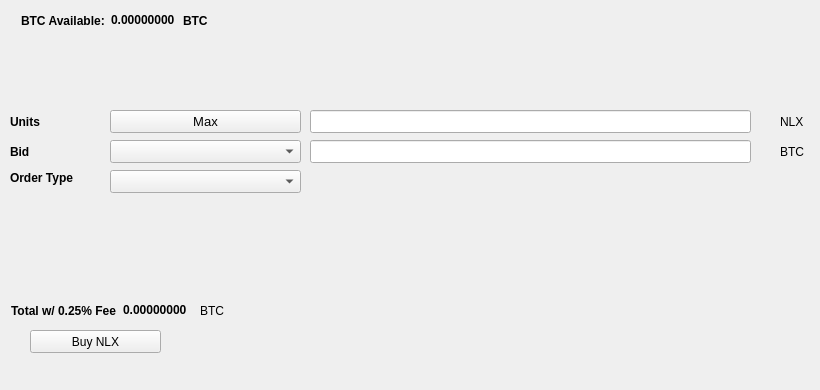
   <widget class="QWidget" name="BuyTab">
    <attribute name="title">
     <string>Buy</string>
    </attribute>
    <widget class="QPushButton" name="BuyICH">
     <property name="geometry">
      <rect>
       <x>30</x>
       <y>330</y>
       <width>131</width>
       <height>23</height>
      </rect>
     </property>
     <property name="text">
      <string>Buy NLX</string>
     </property>
     <property name="icon">
      <iconset resource="../nullex.qrc">
       <normaloff>:/icons/bitcoin</normaloff>:/icons/bitcoin</iconset>
     </property>
    </widget>
    <widget class="QLabel" name="label_3">
     <property name="geometry">
      <rect>
       <x>10</x>
       <y>110</y>
       <width>46</width>
       <height>23</height>
      </rect>
     </property>
     <property name="font">
      <font>
       <weight>75</weight>
       <bold>true</bold>
      </font>
     </property>
     <property name="text">
      <string>Units</string>
     </property>
    </widget>
    <widget class="QLineEdit" name="UnitsInput">
     <property name="geometry">
      <rect>
       <x>310</x>
       <y>110</y>
       <width>441</width>
       <height>23</height>
      </rect>
     </property>
     <property name="font">
      <font>
       <pointsize>9</pointsize>
       <weight>75</weight>
       <bold>true</bold>
      </font>
     </property>
    </widget>
    <widget class="QLineEdit" name="BuyBidPriceEdit">
     <property name="geometry">
      <rect>
       <x>310</x>
       <y>140</y>
       <width>441</width>
       <height>23</height>
      </rect>
     </property>
     <property name="font">
      <font>
       <pointsize>9</pointsize>
       <weight>75</weight>
       <bold>true</bold>
      </font>
     </property>
    </widget>
    <widget class="QLabel" name="label_4">
     <property name="geometry">
      <rect>
       <x>780</x>
       <y>110</y>
       <width>31</width>
       <height>23</height>
      </rect>
     </property>
     <property name="text">
      <string>NLX</string>
     </property>
    </widget>
    <widget class="QLabel" name="label_5">
     <property name="geometry">
      <rect>
       <x>780</x>
       <y>140</y>
       <width>31</width>
       <height>23</height>
      </rect>
     </property>
     <property name="text">
      <string>BTC</string>
     </property>
    </widget>
    <widget class="QLabel" name="label_6">
     <property name="geometry">
      <rect>
       <x>10</x>
       <y>140</y>
       <width>46</width>
       <height>23</height>
      </rect>
     </property>
     <property name="font">
      <font>
       <weight>75</weight>
       <bold>true</bold>
      </font>
     </property>
     <property name="text">
      <string>Bid</string>
     </property>
    </widget>
    <widget class="QLabel" name="label_7">
     <property name="geometry">
      <rect>
       <x>10</x>
       <y>170</y>
       <width>91</width>
       <height>16</height>
      </rect>
     </property>
     <property name="font">
      <font>
       <weight>75</weight>
       <bold>true</bold>
      </font>
     </property>
     <property name="text">
      <string>Order Type</string>
     </property>
    </widget>
    <widget class="QPushButton" name="Buy_Max_Amount">
     <property name="geometry">
      <rect>
       <x>110</x>
       <y>110</y>
       <width>191</width>
       <height>23</height>
      </rect>
     </property>
     <property name="font">
      <font>
       <pointsize>10</pointsize>
      </font>
     </property>
     <property name="text">
      <string>Max</string>
     </property>
    </widget>
    <widget class="QComboBox" name="BuyBidcomboBox">
     <property name="geometry">
      <rect>
       <x>110</x>
       <y>140</y>
       <width>191</width>
       <height>23</height>
      </rect>
     </property>
     <property name="font">
      <font>
       <pointsize>10</pointsize>
      </font>
     </property>
    </widget>
    <widget class="QComboBox" name="buyOrdertypeCombo">
     <property name="geometry">
      <rect>
       <x>110</x>
       <y>170</y>
       <width>191</width>
       <height>23</height>
      </rect>
     </property>
     <property name="font">
      <font>
       <pointsize>10</pointsize>
      </font>
     </property>
    </widget>
    <widget class="QWidget" name="layoutWidget1">
     <property name="geometry">
      <rect>
       <x>21</x>
       <y>11</y>
       <width>227</width>
       <height>19</height>
      </rect>
     </property>
     <layout class="QHBoxLayout" name="horizontalLayout_3">
      <item>
       <widget class="QLabel" name="label232">
        <property name="font">
         <font>
          <weight>75</weight>
          <bold>true</bold>
         </font>
        </property>
        <property name="text">
         <string>BTC Available:</string>
        </property>
       </widget>
      </item>
      <item>
       <widget class="QLabel" name="BtcAvailableLbl">
        <property name="palette">
         <palette>
          <active>
           <colorrole role="WindowText">
            <brush brushstyle="SolidPattern">
             <color alpha="255">
              <red>0</red>
              <green>0</green>
              <blue>0</blue>
             </color>
            </brush>
           </colorrole>
           <colorrole role="Button">
            <brush brushstyle="SolidPattern">
             <color alpha="255">
              <red>0</red>
              <green>170</green>
              <blue>0</blue>
             </color>
            </brush>
           </colorrole>
           <colorrole role="Light">
            <brush brushstyle="SolidPattern">
             <color alpha="255">
              <red>0</red>
              <green>255</green>
              <blue>0</blue>
             </color>
            </brush>
           </colorrole>
           <colorrole role="Midlight">
            <brush brushstyle="SolidPattern">
             <color alpha="255">
              <red>0</red>
              <green>212</green>
              <blue>0</blue>
             </color>
            </brush>
           </colorrole>
           <colorrole role="Dark">
            <brush brushstyle="SolidPattern">
             <color alpha="255">
              <red>0</red>
              <green>85</green>
              <blue>0</blue>
             </color>
            </brush>
           </colorrole>
           <colorrole role="Mid">
            <brush brushstyle="SolidPattern">
             <color alpha="255">
              <red>0</red>
              <green>113</green>
              <blue>0</blue>
             </color>
            </brush>
           </colorrole>
           <colorrole role="Text">
            <brush brushstyle="SolidPattern">
             <color alpha="255">
              <red>0</red>
              <green>170</green>
              <blue>0</blue>
             </color>
            </brush>
           </colorrole>
           <colorrole role="BrightText">
            <brush brushstyle="SolidPattern">
             <color alpha="255">
              <red>255</red>
              <green>255</green>
              <blue>255</blue>
             </color>
            </brush>
           </colorrole>
           <colorrole role="ButtonText">
            <brush brushstyle="SolidPattern">
             <color alpha="255">
              <red>0</red>
              <green>0</green>
              <blue>0</blue>
             </color>
            </brush>
           </colorrole>
           <colorrole role="Base">
            <brush brushstyle="SolidPattern">
             <color alpha="255">
              <red>255</red>
              <green>255</green>
              <blue>255</blue>
             </color>
            </brush>
           </colorrole>
           <colorrole role="Window">
            <brush brushstyle="SolidPattern">
             <color alpha="255">
              <red>0</red>
              <green>170</green>
              <blue>0</blue>
             </color>
            </brush>
           </colorrole>
           <colorrole role="Shadow">
            <brush brushstyle="SolidPattern">
             <color alpha="255">
              <red>0</red>
              <green>0</green>
              <blue>0</blue>
             </color>
            </brush>
           </colorrole>
           <colorrole role="AlternateBase">
            <brush brushstyle="SolidPattern">
             <color alpha="255">
              <red>127</red>
              <green>212</green>
              <blue>127</blue>
             </color>
            </brush>
           </colorrole>
           <colorrole role="ToolTipBase">
            <brush brushstyle="SolidPattern">
             <color alpha="255">
              <red>255</red>
              <green>255</green>
              <blue>220</blue>
             </color>
            </brush>
           </colorrole>
           <colorrole role="ToolTipText">
            <brush brushstyle="SolidPattern">
             <color alpha="255">
              <red>0</red>
              <green>0</green>
              <blue>0</blue>
             </color>
            </brush>
           </colorrole>
          </active>
          <inactive>
           <colorrole role="WindowText">
            <brush brushstyle="SolidPattern">
             <color alpha="255">
              <red>0</red>
              <green>0</green>
              <blue>0</blue>
             </color>
            </brush>
           </colorrole>
           <colorrole role="Button">
            <brush brushstyle="SolidPattern">
             <color alpha="255">
              <red>0</red>
              <green>170</green>
              <blue>0</blue>
             </color>
            </brush>
           </colorrole>
           <colorrole role="Light">
            <brush brushstyle="SolidPattern">
             <color alpha="255">
              <red>0</red>
              <green>255</green>
              <blue>0</blue>
             </color>
            </brush>
           </colorrole>
           <colorrole role="Midlight">
            <brush brushstyle="SolidPattern">
             <color alpha="255">
              <red>0</red>
              <green>212</green>
              <blue>0</blue>
             </color>
            </brush>
           </colorrole>
           <colorrole role="Dark">
            <brush brushstyle="SolidPattern">
             <color alpha="255">
              <red>0</red>
              <green>85</green>
              <blue>0</blue>
             </color>
            </brush>
           </colorrole>
           <colorrole role="Mid">
            <brush brushstyle="SolidPattern">
             <color alpha="255">
              <red>0</red>
              <green>113</green>
              <blue>0</blue>
             </color>
            </brush>
           </colorrole>
           <colorrole role="Text">
            <brush brushstyle="SolidPattern">
             <color alpha="255">
              <red>0</red>
              <green>170</green>
              <blue>0</blue>
             </color>
            </brush>
           </colorrole>
           <colorrole role="BrightText">
            <brush brushstyle="SolidPattern">
             <color alpha="255">
              <red>255</red>
              <green>255</green>
              <blue>255</blue>
             </color>
            </brush>
           </colorrole>
           <colorrole role="ButtonText">
            <brush brushstyle="SolidPattern">
             <color alpha="255">
              <red>0</red>
              <green>0</green>
              <blue>0</blue>
             </color>
            </brush>
           </colorrole>
           <colorrole role="Base">
            <brush brushstyle="SolidPattern">
             <color alpha="255">
              <red>255</red>
              <green>255</green>
              <blue>255</blue>
             </color>
            </brush>
           </colorrole>
           <colorrole role="Window">
            <brush brushstyle="SolidPattern">
             <color alpha="255">
              <red>0</red>
              <green>170</green>
              <blue>0</blue>
             </color>
            </brush>
           </colorrole>
           <colorrole role="Shadow">
            <brush brushstyle="SolidPattern">
             <color alpha="255">
              <red>0</red>
              <green>0</green>
              <blue>0</blue>
             </color>
            </brush>
           </colorrole>
           <colorrole role="AlternateBase">
            <brush brushstyle="SolidPattern">
             <color alpha="255">
              <red>127</red>
              <green>212</green>
              <blue>127</blue>
             </color>
            </brush>
           </colorrole>
           <colorrole role="ToolTipBase">
            <brush brushstyle="SolidPattern">
             <color alpha="255">
              <red>255</red>
              <green>255</green>
              <blue>220</blue>
             </color>
            </brush>
           </colorrole>
           <colorrole role="ToolTipText">
            <brush brushstyle="SolidPattern">
             <color alpha="255">
              <red>0</red>
              <green>0</green>
              <blue>0</blue>
             </color>
            </brush>
           </colorrole>
          </inactive>
          <disabled>
           <colorrole role="WindowText">
            <brush brushstyle="SolidPattern">
             <color alpha="255">
              <red>0</red>
              <green>85</green>
              <blue>0</blue>
             </color>
            </brush>
           </colorrole>
           <colorrole role="Button">
            <brush brushstyle="SolidPattern">
             <color alpha="255">
              <red>0</red>
              <green>170</green>
              <blue>0</blue>
             </color>
            </brush>
           </colorrole>
           <colorrole role="Light">
            <brush brushstyle="SolidPattern">
             <color alpha="255">
              <red>0</red>
              <green>255</green>
              <blue>0</blue>
             </color>
            </brush>
           </colorrole>
           <colorrole role="Midlight">
            <brush brushstyle="SolidPattern">
             <color alpha="255">
              <red>0</red>
              <green>212</green>
              <blue>0</blue>
             </color>
            </brush>
           </colorrole>
           <colorrole role="Dark">
            <brush brushstyle="SolidPattern">
             <color alpha="255">
              <red>0</red>
              <green>85</green>
              <blue>0</blue>
             </color>
            </brush>
           </colorrole>
           <colorrole role="Mid">
            <brush brushstyle="SolidPattern">
             <color alpha="255">
              <red>0</red>
              <green>113</green>
              <blue>0</blue>
             </color>
            </brush>
           </colorrole>
           <colorrole role="Text">
            <brush brushstyle="SolidPattern">
             <color alpha="255">
              <red>0</red>
              <green>85</green>
              <blue>0</blue>
             </color>
            </brush>
           </colorrole>
           <colorrole role="BrightText">
            <brush brushstyle="SolidPattern">
             <color alpha="255">
              <red>255</red>
              <green>255</green>
              <blue>255</blue>
             </color>
            </brush>
           </colorrole>
           <colorrole role="ButtonText">
            <brush brushstyle="SolidPattern">
             <color alpha="255">
              <red>0</red>
              <green>85</green>
              <blue>0</blue>
             </color>
            </brush>
           </colorrole>
           <colorrole role="Base">
            <brush brushstyle="SolidPattern">
             <color alpha="255">
              <red>0</red>
              <green>170</green>
              <blue>0</blue>
             </color>
            </brush>
           </colorrole>
           <colorrole role="Window">
            <brush brushstyle="SolidPattern">
             <color alpha="255">
              <red>0</red>
              <green>170</green>
              <blue>0</blue>
             </color>
            </brush>
           </colorrole>
           <colorrole role="Shadow">
            <brush brushstyle="SolidPattern">
             <color alpha="255">
              <red>0</red>
              <green>0</green>
              <blue>0</blue>
             </color>
            </brush>
           </colorrole>
           <colorrole role="AlternateBase">
            <brush brushstyle="SolidPattern">
             <color alpha="255">
              <red>0</red>
              <green>170</green>
              <blue>0</blue>
             </color>
            </brush>
           </colorrole>
           <colorrole role="ToolTipBase">
            <brush brushstyle="SolidPattern">
             <color alpha="255">
              <red>255</red>
              <green>255</green>
              <blue>220</blue>
             </color>
            </brush>
           </colorrole>
           <colorrole role="ToolTipText">
            <brush brushstyle="SolidPattern">
             <color alpha="255">
              <red>0</red>
              <green>0</green>
              <blue>0</blue>
             </color>
            </brush>
           </colorrole>
          </disabled>
         </palette>
        </property>
        <property name="font">
         <font>
          <weight>75</weight>
          <bold>true</bold>
         </font>
        </property>
        <property name="text">
         <string>0.00000000</string>
        </property>
        <property name="textInteractionFlags">
         <set>Qt::LinksAccessibleByMouse|Qt::TextSelectableByKeyboard|Qt::TextSelectableByMouse</set>
        </property>
       </widget>
      </item>
      <item>
       <widget class="QLabel" name="BtcAvailableLbl_2">
        <property name="font">
         <font>
          <weight>75</weight>
          <bold>true</bold>
         </font>
        </property>
        <property name="text">
         <string>BTC</string>
        </property>
       </widget>
      </item>
     </layout>
    </widget>
    <widget class="QWidget" name="layoutWidge2">
     <property name="geometry">
      <rect>
       <x>11</x>
       <y>301</y>
       <width>259</width>
       <height>19</height>
      </rect>
     </property>
     <layout class="QHBoxLayout" name="horizontalLayout_4">
      <item>
       <widget class="QLabel" name="label_9">
        <property name="font">
         <font>
          <weight>75</weight>
          <bold>true</bold>
         </font>
        </property>
        <property name="text">
         <string>Total w/ 0.25% Fee</string>
        </property>
       </widget>
      </item>
      <item>
       <widget class="QLabel" name="BuyCostLabel">
        <property name="palette">
         <palette>
          <active>
           <colorrole role="WindowText">
            <brush brushstyle="SolidPattern">
             <color alpha="255">
              <red>0</red>
              <green>0</green>
              <blue>0</blue>
             </color>
            </brush>
           </colorrole>
           <colorrole role="Button">
            <brush brushstyle="SolidPattern">
             <color alpha="255">
              <red>0</red>
              <green>170</green>
              <blue>0</blue>
             </color>
            </brush>
           </colorrole>
           <colorrole role="Light">
            <brush brushstyle="SolidPattern">
             <color alpha="255">
              <red>0</red>
              <green>255</green>
              <blue>0</blue>
             </color>
            </brush>
           </colorrole>
           <colorrole role="Midlight">
            <brush brushstyle="SolidPattern">
             <color alpha="255">
              <red>0</red>
              <green>212</green>
              <blue>0</blue>
             </color>
            </brush>
           </colorrole>
           <colorrole role="Dark">
            <brush brushstyle="SolidPattern">
             <color alpha="255">
              <red>0</red>
              <green>85</green>
              <blue>0</blue>
             </color>
            </brush>
           </colorrole>
           <colorrole role="Mid">
            <brush brushstyle="SolidPattern">
             <color alpha="255">
              <red>0</red>
              <green>113</green>
              <blue>0</blue>
             </color>
            </brush>
           </colorrole>
           <colorrole role="Text">
            <brush brushstyle="SolidPattern">
             <color alpha="255">
              <red>0</red>
              <green>170</green>
              <blue>0</blue>
             </color>
            </brush>
           </colorrole>
           <colorrole role="BrightText">
            <brush brushstyle="SolidPattern">
             <color alpha="255">
              <red>255</red>
              <green>255</green>
              <blue>255</blue>
             </color>
            </brush>
           </colorrole>
           <colorrole role="ButtonText">
            <brush brushstyle="SolidPattern">
             <color alpha="255">
              <red>0</red>
              <green>0</green>
              <blue>0</blue>
             </color>
            </brush>
           </colorrole>
           <colorrole role="Base">
            <brush brushstyle="SolidPattern">
             <color alpha="255">
              <red>255</red>
              <green>255</green>
              <blue>255</blue>
             </color>
            </brush>
           </colorrole>
           <colorrole role="Window">
            <brush brushstyle="SolidPattern">
             <color alpha="255">
              <red>0</red>
              <green>170</green>
              <blue>0</blue>
             </color>
            </brush>
           </colorrole>
           <colorrole role="Shadow">
            <brush brushstyle="SolidPattern">
             <color alpha="255">
              <red>0</red>
              <green>0</green>
              <blue>0</blue>
             </color>
            </brush>
           </colorrole>
           <colorrole role="AlternateBase">
            <brush brushstyle="SolidPattern">
             <color alpha="255">
              <red>127</red>
              <green>212</green>
              <blue>127</blue>
             </color>
            </brush>
           </colorrole>
           <colorrole role="ToolTipBase">
            <brush brushstyle="SolidPattern">
             <color alpha="255">
              <red>255</red>
              <green>255</green>
              <blue>220</blue>
             </color>
            </brush>
           </colorrole>
           <colorrole role="ToolTipText">
            <brush brushstyle="SolidPattern">
             <color alpha="255">
              <red>0</red>
              <green>0</green>
              <blue>0</blue>
             </color>
            </brush>
           </colorrole>
          </active>
          <inactive>
           <colorrole role="WindowText">
            <brush brushstyle="SolidPattern">
             <color alpha="255">
              <red>0</red>
              <green>0</green>
              <blue>0</blue>
             </color>
            </brush>
           </colorrole>
           <colorrole role="Button">
            <brush brushstyle="SolidPattern">
             <color alpha="255">
              <red>0</red>
              <green>170</green>
              <blue>0</blue>
             </color>
            </brush>
           </colorrole>
           <colorrole role="Light">
            <brush brushstyle="SolidPattern">
             <color alpha="255">
              <red>0</red>
              <green>255</green>
              <blue>0</blue>
             </color>
            </brush>
           </colorrole>
           <colorrole role="Midlight">
            <brush brushstyle="SolidPattern">
             <color alpha="255">
              <red>0</red>
              <green>212</green>
              <blue>0</blue>
             </color>
            </brush>
           </colorrole>
           <colorrole role="Dark">
            <brush brushstyle="SolidPattern">
             <color alpha="255">
              <red>0</red>
              <green>85</green>
              <blue>0</blue>
             </color>
            </brush>
           </colorrole>
           <colorrole role="Mid">
            <brush brushstyle="SolidPattern">
             <color alpha="255">
              <red>0</red>
              <green>113</green>
              <blue>0</blue>
             </color>
            </brush>
           </colorrole>
           <colorrole role="Text">
            <brush brushstyle="SolidPattern">
             <color alpha="255">
              <red>0</red>
              <green>170</green>
              <blue>0</blue>
             </color>
            </brush>
           </colorrole>
           <colorrole role="BrightText">
            <brush brushstyle="SolidPattern">
             <color alpha="255">
              <red>255</red>
              <green>255</green>
              <blue>255</blue>
             </color>
            </brush>
           </colorrole>
           <colorrole role="ButtonText">
            <brush brushstyle="SolidPattern">
             <color alpha="255">
              <red>0</red>
              <green>0</green>
              <blue>0</blue>
             </color>
            </brush>
           </colorrole>
           <colorrole role="Base">
            <brush brushstyle="SolidPattern">
             <color alpha="255">
              <red>255</red>
              <green>255</green>
              <blue>255</blue>
             </color>
            </brush>
           </colorrole>
           <colorrole role="Window">
            <brush brushstyle="SolidPattern">
             <color alpha="255">
              <red>0</red>
              <green>170</green>
              <blue>0</blue>
             </color>
            </brush>
           </colorrole>
           <colorrole role="Shadow">
            <brush brushstyle="SolidPattern">
             <color alpha="255">
              <red>0</red>
              <green>0</green>
              <blue>0</blue>
             </color>
            </brush>
           </colorrole>
           <colorrole role="AlternateBase">
            <brush brushstyle="SolidPattern">
             <color alpha="255">
              <red>127</red>
              <green>212</green>
              <blue>127</blue>
             </color>
            </brush>
           </colorrole>
           <colorrole role="ToolTipBase">
            <brush brushstyle="SolidPattern">
             <color alpha="255">
              <red>255</red>
              <green>255</green>
              <blue>220</blue>
             </color>
            </brush>
           </colorrole>
           <colorrole role="ToolTipText">
            <brush brushstyle="SolidPattern">
             <color alpha="255">
              <red>0</red>
              <green>0</green>
              <blue>0</blue>
             </color>
            </brush>
           </colorrole>
          </inactive>
          <disabled>
           <colorrole role="WindowText">
            <brush brushstyle="SolidPattern">
             <color alpha="255">
              <red>0</red>
              <green>85</green>
              <blue>0</blue>
             </color>
            </brush>
           </colorrole>
           <colorrole role="Button">
            <brush brushstyle="SolidPattern">
             <color alpha="255">
              <red>0</red>
              <green>170</green>
              <blue>0</blue>
             </color>
            </brush>
           </colorrole>
           <colorrole role="Light">
            <brush brushstyle="SolidPattern">
             <color alpha="255">
              <red>0</red>
              <green>255</green>
              <blue>0</blue>
             </color>
            </brush>
           </colorrole>
           <colorrole role="Midlight">
            <brush brushstyle="SolidPattern">
             <color alpha="255">
              <red>0</red>
              <green>212</green>
              <blue>0</blue>
             </color>
            </brush>
           </colorrole>
           <colorrole role="Dark">
            <brush brushstyle="SolidPattern">
             <color alpha="255">
              <red>0</red>
              <green>85</green>
              <blue>0</blue>
             </color>
            </brush>
           </colorrole>
           <colorrole role="Mid">
            <brush brushstyle="SolidPattern">
             <color alpha="255">
              <red>0</red>
              <green>113</green>
              <blue>0</blue>
             </color>
            </brush>
           </colorrole>
           <colorrole role="Text">
            <brush brushstyle="SolidPattern">
             <color alpha="255">
              <red>0</red>
              <green>85</green>
              <blue>0</blue>
             </color>
            </brush>
           </colorrole>
           <colorrole role="BrightText">
            <brush brushstyle="SolidPattern">
             <color alpha="255">
              <red>255</red>
              <green>255</green>
              <blue>255</blue>
             </color>
            </brush>
           </colorrole>
           <colorrole role="ButtonText">
            <brush brushstyle="SolidPattern">
             <color alpha="255">
              <red>0</red>
              <green>85</green>
              <blue>0</blue>
             </color>
            </brush>
           </colorrole>
           <colorrole role="Base">
            <brush brushstyle="SolidPattern">
             <color alpha="255">
              <red>0</red>
              <green>170</green>
              <blue>0</blue>
             </color>
            </brush>
           </colorrole>
           <colorrole role="Window">
            <brush brushstyle="SolidPattern">
             <color alpha="255">
              <red>0</red>
              <green>170</green>
              <blue>0</blue>
             </color>
            </brush>
           </colorrole>
           <colorrole role="Shadow">
            <brush brushstyle="SolidPattern">
             <color alpha="255">
              <red>0</red>
              <green>0</green>
              <blue>0</blue>
             </color>
            </brush>
           </colorrole>
           <colorrole role="AlternateBase">
            <brush brushstyle="SolidPattern">
             <color alpha="255">
              <red>0</red>
              <green>170</green>
              <blue>0</blue>
             </color>
            </brush>
           </colorrole>
           <colorrole role="ToolTipBase">
            <brush brushstyle="SolidPattern">
             <color alpha="255">
              <red>255</red>
              <green>255</green>
              <blue>220</blue>
             </color>
            </brush>
           </colorrole>
           <colorrole role="ToolTipText">
            <brush brushstyle="SolidPattern">
             <color alpha="255">
              <red>0</red>
              <green>0</green>
              <blue>0</blue>
             </color>
            </brush>
           </colorrole>
          </disabled>
         </palette>
        </property>
        <property name="font">
         <font>
          <weight>75</weight>
          <bold>true</bold>
         </font>
        </property>
        <property name="autoFillBackground">
         <bool>false</bool>
        </property>
        <property name="text">
         <string>0.00000000</string>
        </property>
        <property name="textInteractionFlags">
         <set>Qt::LinksAccessibleByMouse|Qt::TextSelectableByMouse</set>
        </property>
       </widget>
      </item>
      <item>
       <widget class="QLabel" name="label_10">
        <property name="font">
         <font>
          <weight>50</weight>
          <bold>false</bold>
         </font>
        </property>
        <property name="text">
         <string>BTC</string>
        </property>
       </widget>
      </item>
     </layout>
    </widget>
    <widget class="QLabel" name="label_24">
     <property name="geometry">
      <rect>
       <x>460</x>
       <y>300</y>
       <width>281</width>
       <height>81</height>
      </rect>
     </property>
     <property name="text">
      <string/>
     </property>
     <property name="pixmap">
      <pixmap>:/images/bittrex</pixmap>
     </property>
    </widget>
   </widget>
